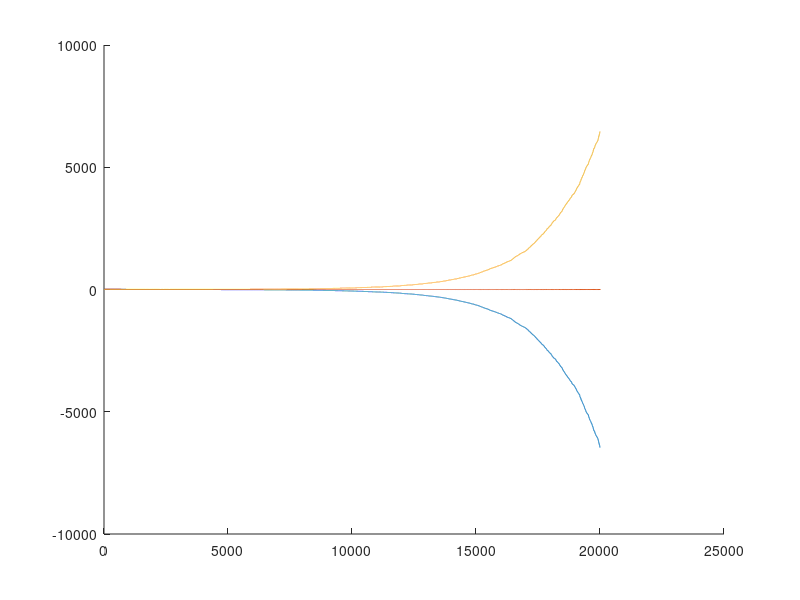
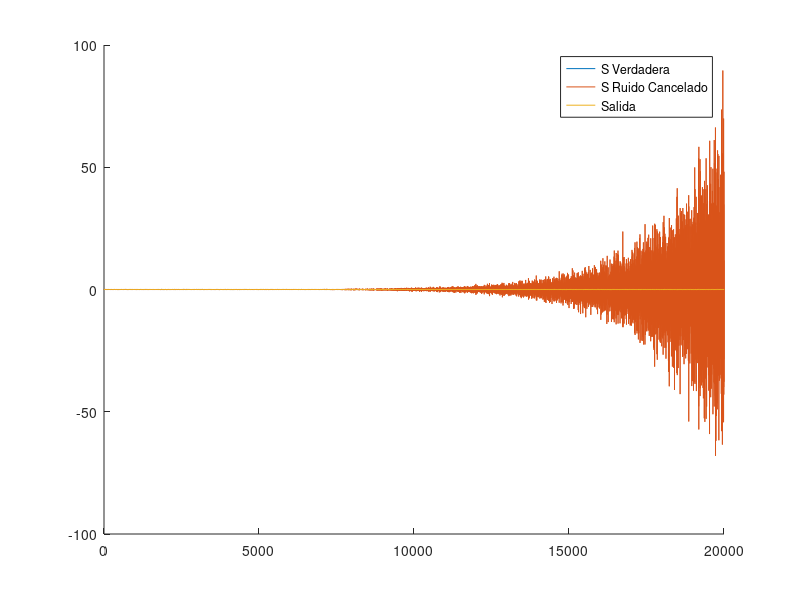
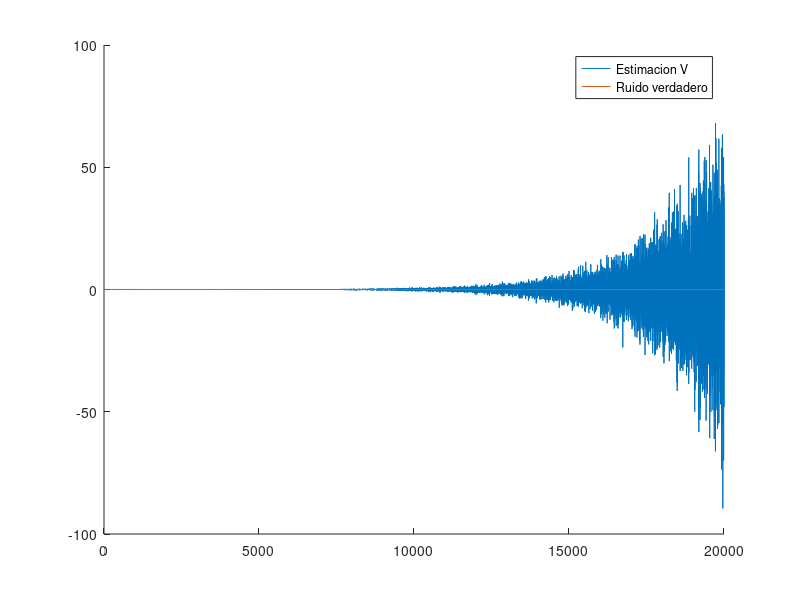
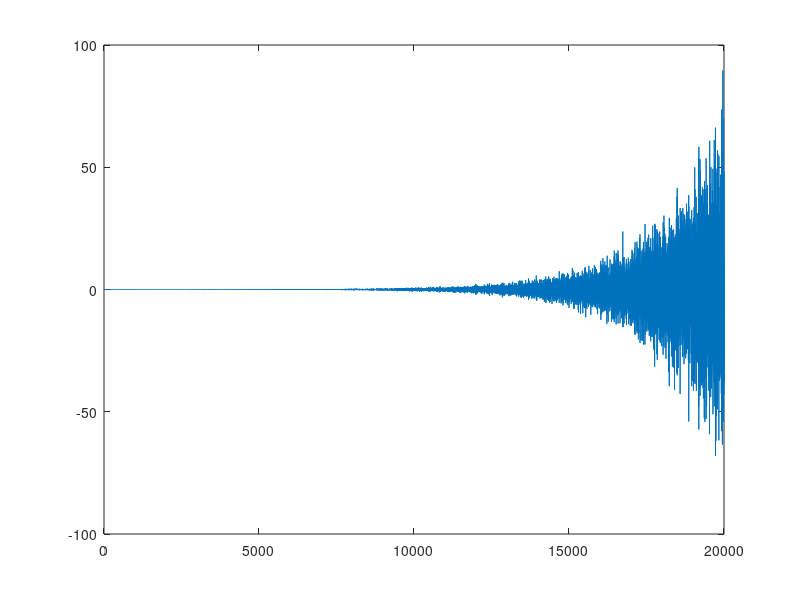

The MATLAB source for these figures, in order:
%%%%% Problema 1
close all
clear all
L = 20010;

M = 3;
mu = 50;
a = [1];
bS = [1 0.9 0.5 0.45 0.35 0.25];
bU = [0.8 0.2 -0.1];
SigmaR2 = 0.0005; 

R = normrnd(0,sqrt(SigmaR2),L,1);
sAuxiliar = filter(bS,a,R);
S = sAuxiliar(9:20010);
SigmaS2 = var(S);
SigmaV2 = SigmaS2/(10^2);
vAuxiliar = normrnd(0,sqrt(SigmaV2),L,1);
V = vAuxiliar(9:20010);
uAuxiliar = filter(bU,a,vAuxiliar);
U = uAuxiliar(9:20010);
X = S + V;


W = zeros(M,L-M+1-8);
W(:,1) = [5 5 5];
EstimacionV = zeros(L-M+1-8,1);

for i = 1:L-M+1-8
    Error = X(i+M-1)-flip(U(i:i+M-1))'*W(:,i);
    W(:,i+1) = W(:,i) + mu*U(i:i+M-1)*Error;
    EstimacionV(i) = flip(U(i:i+M-1))'*W(:,i+1);
end

figure()
hold on
for i =1:M
    plot(W(i,:))
end

SVerdadera = S(3:20002);
SRuidoCancelado = X(3:20002)-EstimacionV;
ErrorEstimacion = V(3:20002) - EstimacionV;

figure()
hold on
plot(SVerdadera)
plot(SRuidoCancelado)
plot(X(3:20002))
legend('S Verdadera','S Ruido Cancelado','Salida')

figure()
hold on;
plot(EstimacionV)
plot(V(3:20002))
legend('Estimacion V','Ruido verdadero')

figure()
plot(ErrorEstimacion)

%% Punto d


